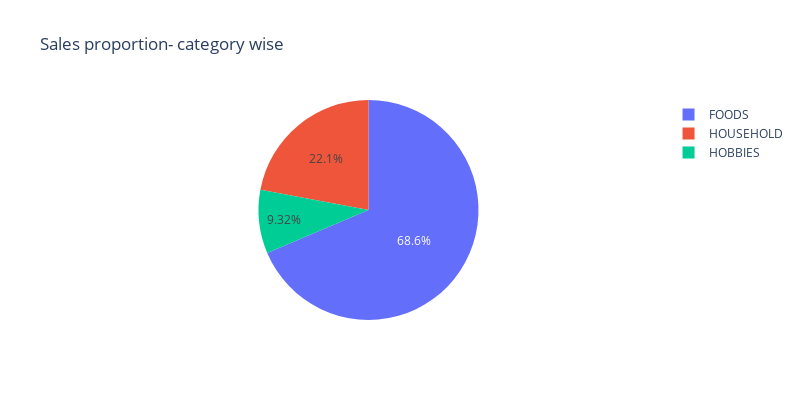

Notebook code cell kept with this figure:
### Code cell
# https://plotly.com/python/pie-charts/
fig = px.pie(sales, values="total_sales", names="cat_id", title="Sales proportion- category wise")
fig.update_layout(width=800, height=400)
fig.show()

### Figure 1 — Plotly figure (JSON) as saved in the notebook; plotly's stock layout.template omitted (floating-point values rounded to 4 significant figures)
{"data": [{"domain": {"x": [0, 1], "y": [0, 1]}, "hovertemplate": "cat_id=%{label}<br>total_sales=%{value}<extra></extra>", "labels": ["HOBBIES", "HOUSEHOLD", "FOODS"], "legendgroup": "", "name": "", "showlegend": true, "type": "pie", "values": [6240656, 14764090, 45922427]}], "layout": {"height": 400, "legend": {"tracegroupgap": 0}, "title": {"text": "Sales proportion- category wise"}, "width": 800}}
